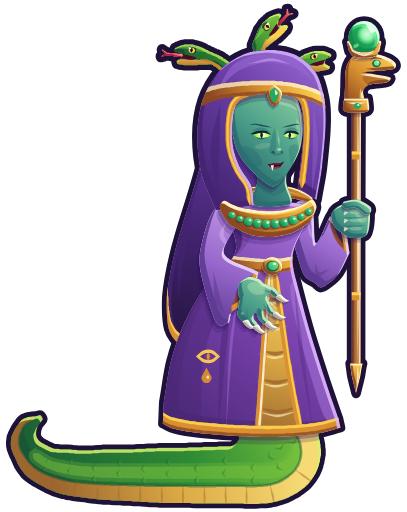

The script that saved this image:
# La prêtresse serpent (mon-meduse-sorts : clan de Méduse, terre, lanceuse de sorts, second rang ; elle pétrifie)
# redessinée en VECTORIEL lisse, dans le style moderne de l'interface (même outil, même trait, même échelle que les
# héros : ../../heros/atelier.py, ../../heros/kael/kael.py ; même clan qu'Ophira et Sarvik : mêmes écailles émeraude,
# même ventre jaune, même or, même violet, même peau de jade).
#
#   python3 refonte-graphique/ui-moderne/monstres/pretresse-serpent/pretresse-serpent.py
#   → pretresse-serpent.svg + public/art/vecto/mon-meduse-sorts.webp (512 px de haut) et mon-meduse-sorts-160.webp
#
# Même créature que le pixel art (refonte-graphique/pixel/hd/monstres/pretresse-serpent.txt) : une prêtresse naga
# mince et inquiétante, droite et immobile comme une statue. Buste très fin (épaules étroites, taille de guêpe) dans une
# longue robe violette fendue devant (on y voit les plaques jaunes du ventre du serpent), ceinture d'or à émeraude,
# ourlet d'or, un signe inventé brodé d'or sur le pan proche (un oeil de serpent et une goutte). Le corps de serpent sort
# sous la robe, tourne au sol devant elle et file vers la gauche, la pointe de la queue relevée en petit crochet. Grandes
# manches de prêtresse qui pendent sous les avant-bras (ourlet d'or) ; large collier d'or à perles d'émeraude (il fait
# le tour du cou). Visage long et étroit de jade, joues creuses, menton pointu, yeux verts luisants à pupille fendue
# sous des paupières lourdes, sourire mince et cruel aux lèvres sombres, la pointe d'un croc. Voile violet bordé d'or
# posé sur la tête (il encadre le visage et tombe dans le dos), diadème d'or à émeraude ; trois petits serpents sortent
# de la coiffe. Main lointaine serrée sur le sceptre tenu droit (doigts devant la tige, pouce par-dessus) ; main proche
# avancée devant la robe, longs doigts griffus recourbés vers le bas. Sceptre : tige de bronze, tête de serpent d'or de
# profil (gueule ouverte, croc, oeil d'émeraude), grosse pierre verte sertie sur sa tête, bague d'or, pointe en bas.
# Coordonnées = pixels de l'image du jeu (128 × 120, le point « pieds » en (64, 116), le sol y = 116), pour se poser au
# même endroit que le pixel art. Une seule lumière, en haut à droite ; un seul contour (atelier.py).
import math
import os
import subprocess
import sys

HERE = os.path.dirname(os.path.abspath(__file__))
HEROS = os.path.abspath(os.path.join(HERE, '..', '..', 'heros'))
sys.path.insert(0, HERE)
sys.path.insert(0, HEROS)
from atelier import Figure, Mat, sm, limb, ribbon, xf, ellipse, rpoly, mchain, mT, mR, mS, mapp, sides, bez, resample  # noqa: E402,F401
from outils import (bent, crpath, taper, union, poly_of, shape_of, smooth_path, tube_poly, normals, band_poly,  # noqa: E402,F401
                    shape_poly, fuse, geom_shapes)
from visage import placer, verifier  # noqa: E402

ROOT = os.path.abspath(os.path.join(HERE, '..', '..', '..', '..'))
ID = 'mon-meduse-sorts'

# ---------- matières (celles d'Ophira et de Sarvik, le même clan ; à elle : le voile plus sombre, la pierre verte) ----------
SKIN = Mat('#d8f4c8', '#8ccfa2', '#4ea28a', '#2b6e72', '#1a3c5a')            # peau de jade
SCALE = Mat('#d8f070', '#7cc63e', '#2e8c34', '#1a5c36', '#103636')           # écailles émeraude
SCALEB = Mat('#b8e05c', '#62ac3a', '#257830', '#164e34', '#0e3032')          # écailles des serpents du fond
BELLY = Mat('#fff8cc', '#f6da74', '#dcaa44', '#9c662e', '#5a3036')           # ventre jaune
GOLD = Mat('#fffbe0', '#fcd050', '#d89030', '#8e4822', '#46202a')            # or
PURPLE = Mat('#e2b8ff', '#b07ee0', '#7c44b0', '#4c2878', '#261642')          # robe
LILAC = Mat('#f0dcff', '#c8a0ec', '#9868cc', '#5e3a92', '#301c50')           # grandes manches (un violet plus clair)
VEIL = Mat('#d4b0f8', '#9a6ad4', '#6a3ea6', '#442472', '#24143e')            # voile (un violet plus profond)
EMER = Mat('#eaffd8', '#78e890', '#22a862', '#0e6450', '#08343a')            # émeraudes
STONE = Mat('#f0fff0', '#9cffb4', '#2fd070', '#138a4a', '#0a3a22')           # la pierre du sceptre
BRONZE = Mat('#fff6d8', '#e8b066', '#b8743c', '#6e3828', '#2e1a26')          # tige du sceptre
IVORY = Mat('#ffffff', '#f6f2e0', '#e2dcc4', '#a8a090', '#6a6070')           # griffes et croc
LIPS = ('#3c0c24', '#6e2040', '#9c4060')                                    # lèvres sombres
THROAT = '#4a0c26'
TONGUE = ('#ff9a9a', '#e0384a', '#9a1a34')
EYE = ('#fbffe0', '#d8ff7a', '#8cf03c', '#2f9a3a', '#0c2a18')                # coeur, clair, lueur, bord, pupille
LASH = '#0e2230'
VEN = ['#f6ffc8', '#b8ff58', '#6cd23c', '#2a9a4a', '#0e5a3e']                # venin (le vert du regard)

GRD = 116          # le sol
FEET = (64, 116)   # le point « pieds » du pixel art
FRAME = (12.0, 14.0, 81.0, 104.0)

# ---------- le visage (méthode commune, ../../heros/visage.py) ----------
# La boîte de la face (ovale du visage sans le voile, repère de la tête AVANT son ×1,1) : visage long et étroit.
FACE_BOX = (58.6, 34.6, 71.6, 53.0)
FACE_TOUR = 18
FACE_V = placer(FACE_BOX, tour=FACE_TOUR, l_oeil=0.24)
NECK_P = (66.0, 52.0)      # la tête tourne autour de ce point (haut du cou)
HK = 1.1                   # la tête un peu plus grande que le pixel art (comme les héros)

# ---------- le squelette (animation) ----------
# Une pose = ces réglages ; REST est la pose du dessin. Pixels du dessin, degrés (y vers le bas).
#   breath : souffle 0..1 ; lean : le buste se porte vers l'ennemi (+) (la robe se cisaille, le bas ne bouge pas) ;
#   wave : le corps de serpent caché sous la robe la bombe (+ vers la droite) ; rise : elle se dresse (la robe
#   s'allonge vers le haut) ; hook : le crochet de la queue se relève (+) ; hump : (0..1, hauteur) une petite bosse qui
#   court sur le corps posé au sol ; head / tilt : la tête ; blink : paupières ; flare : les yeux s'allument (0..1) ;
#   sn : décalage de la tête de chaque petit serpent ; tg : leur langue (0 rentrée .. 2 longue) ; gape : leur gueule ;
#   arm : le poing lointain (et le sceptre) se déplace ; stilt : le sceptre s'incline (degrés, + vers l'ennemi) ;
#   gem : la pierre brûle (0..1) ; nhand : la main proche se déplace ; curl : ses doigts se replient (+) ou
#   s'ouvrent (−) ; smile : le sourire s'étire.
REST = dict(breath=0.0, lean=0.0, wave=0.0, rise=0.0, hook=0.0, hump=(0.0, 0.0), head=(0.0, 0.0), tilt=0.0,
            blink=0.0, flare=0.0, sn=None, tg={'SA': 1.0, 'SB': 0.7, 'SC': 0.0}, gape=None, arm=(0.0, 0.0), stilt=0.0, gem=0.0,
            nhand=(0.0, 0.0), curl=0.0, smile=0.0)

HEM_Y = 102.0              # l'ourlet (la robe ne bouge pas sous cette ligne)
SHO_Y = 58.0               # la ligne des épaules
SN0, EN0, WN0 = (57.2, 58.6), (54.0, 67.2), (60.8, 72.6)      # bras proche : épaule, coude, poignet
SF0, EF0, WF0 = (71.6, 58.6), (74.4, 67.0), (79.4, 61.4)      # bras lointain
FIST0 = (82.6, 59.6)                                           # le poing lointain (sur la tige)
STAFF_X = 82.9


def rot(v, deg):
    a = math.radians(deg)
    return (v[0] * math.cos(a) - v[1] * math.sin(a), v[0] * math.sin(a) + v[1] * math.cos(a))


def add(a, b, k=1.0):
    return (a[0] + b[0] * k, a[1] + b[1] * k)


def lerp(a, b, t):
    return (a[0] + (b[0] - a[0]) * t, a[1] + (b[1] - a[1]) * t)


def norm(v):
    L = math.hypot(*v) or 1
    return (v[0] / L, v[1] / L)


def ik(S, W, L1, L2, bend):
    """Le coude (épaule S, poignet W, longueurs L1, L2), plié d'un côté (bend = ±1)."""
    d = math.dist(S, W)
    k = max(1.0, d / (L1 + L2 - 0.6))
    L1, L2 = L1 * k, L2 * k
    dd = max(abs(L1 - L2) + 0.01, min(L1 + L2 - 0.01, d))
    alpha = math.acos(max(-1, min(1, (L1 * L1 + dd * dd - L2 * L2) / (2 * L1 * dd))))
    th = math.atan2(W[1] - S[1], W[0] - S[0]) + bend * alpha
    return (S[0] + L1 * math.cos(th), S[1] + L1 * math.sin(th))


def bend_of(S, E, W):
    """Le côté du pli qui redonne le coude de repos."""
    a = ik(S, W, math.dist(S, E), math.dist(E, W), 1)
    b = ik(S, W, math.dist(S, E), math.dist(E, W), -1)
    return 1 if math.dist(a, E) < math.dist(b, E) else -1


BEND_N = bend_of(SN0, EN0, WN0)
BEND_F = bend_of(SF0, EF0, WF0)
LN = (math.dist(SN0, EN0), math.dist(EN0, WN0))
LF = (math.dist(SF0, EF0), math.dist(EF0, WF0))


def curve_pts(pts, n):
    """n+1 points réguliers sur la courbe souple qui passe par pts."""
    sh = []
    for i in range(len(pts) - 1):
        p0 = pts[max(0, i - 1)]
        p1, p2 = pts[i], pts[i + 1]
        p3 = pts[min(len(pts) - 1, i + 2)]
        c1 = (p1[0] + (p2[0] - p0[0]) / 6, p1[1] + (p2[1] - p0[1]) / 6)
        c2 = (p2[0] - (p3[0] - p1[0]) / 6, p2[1] - (p3[1] - p1[1]) / 6)
        seg = bez(p1, c1, c2, p2, 16)
        sh += seg if not sh else seg[1:]
    return resample(sh, n)


def curve_band(I, O, t0, t1):
    """La bande entre deux courbes (I : bord du haut, O : bord du bas, même nombre de points), de t0 à t1 en travers ;
    prolongée aux deux bouts (la découpe du morceau la ramène au bord : elle va d'un bord à l'autre)."""
    A = [lerp(a, b, t0) for a, b in zip(I, O)]
    B = [lerp(a, b, t1) for a, b in zip(I, O)]

    def ext(P):
        a, b = P[0], P[1]
        y, z = P[-1], P[-2]
        return [add(a, (a[0] - b[0], a[1] - b[1]), 3)] + P + [add(y, (y[0] - z[0], y[1] - z[1]), 3)]
    A, B = ext(A), ext(B)
    pts = A + B[::-1]
    return sm(pts, sharp=(0, len(A) - 1, len(A), len(pts) - 1), t=0.8)


def offset_line(pts, d):
    """La ligne décalée de d (à gauche du sens de marche, à l'écran : (dy, −dx) normalisé × −d)."""
    out = []
    n = len(pts)
    for i, p in enumerate(pts):
        a, b = pts[max(0, i - 1)], pts[min(n - 1, i + 1)]
        u = norm((b[0] - a[0], b[1] - a[1]))
        out.append((p[0] - u[1] * d, p[1] + u[0] * d))
    return out


# ======================================================================== la robe (rest), et sa déformation
def warp_fn(P):
    """La déformation de la robe (et de ce qu'elle porte) : rien sous l'ourlet ; au-dessus, le buste se porte de côté
    (lean), le ventre caché bombe la robe (wave), elle se dresse (rise), le souffle soulève le haut."""
    lean, wave, rise, br = P['lean'], P['wave'], P['rise'], P['breath']

    def W(p):
        x, y = p
        t = (HEM_Y - y) / (HEM_Y - SHO_Y)
        t = max(0.0, min(1.2, t))
        tc = min(1.0, t)
        dx = lean * t ** 1.3 + wave * math.sin(math.pi * tc) * 0.9
        up = max(0.0, min(1.0, (t - 0.55) / 0.45))
        up = up * up * (3 - 2 * up)
        dy = -rise * t - 0.6 * br * up
        return (x + dx, y + dy)
    return W


def robe_shapes():
    """La robe d'une seule forme (buste + jupe), et les lignes utiles (au repos)."""
    robe = sm([(56.4, 57.0), (64.8, 56.2), (73.8, 57.0), (72.6, 61.0), (70.9, 64.6), (70.2, 67.8), (71.0, 72.0),
               (73.4, 81.0), (76.4, 90.6), (79.4, 99.4), (79.8, 101.2), (75.0, 102.4), (68.0, 103.0), (60.0, 102.9),
               (52.0, 102.3), (46.6, 101.4), (44.4, 100.4), (44.6, 96.0), (46.0, 88.0), (48.6, 80.6), (52.6, 73.4),
               (57.4, 68.6), (59.0, 65.4), (58.2, 61.4)], sharp=(9, 10, 16, 17), t=0.9)
    return robe


HEM_L = [(44.4, 100.4), (46.6, 101.4), (52.0, 102.3), (60.0, 102.9), (68.0, 103.0), (75.0, 102.4), (79.8, 101.2)]
SLIT_L = [(65.4, 69.4), (65.0, 78.0), (64.2, 90.0), (63.2, 103.2)]
SLIT_R = [(66.6, 69.4), (67.8, 78.0), (69.6, 90.0), (72.0, 103.0)]
BELT_T = [(56.0, 66.6), (60.0, 67.2), (66.0, 67.6), (71.0, 67.0), (74.0, 66.4)]
BELT_B = [(56.0, 69.2), (60.0, 69.9), (66.0, 70.3), (71.0, 69.7), (74.0, 69.0)]


def robe_part(fig, P, W):
    robe = robe_shapes().map(W)
    det = []
    # le côté proche (gauche) dans l'ombre douce, le pan lointain éclairé (lumière en haut à droite)
    det += [(sm([W(p) for p in [(44.0, 101.6), (45.6, 90.0), (48.6, 80.6), (53.0, 72.8), (57.4, 68.8), (60.6, 70.2),
                                (55.6, 78.0), (52.4, 88.0), (51.2, 102.6)]]), PURPLE.shadow, 0.5),
            (sm([W(p) for p in [(71.4, 72.6), (73.2, 80.4), (76.0, 90.0), (78.6, 98.6), (76.6, 99.0), (73.6, 90.0),
                                (71.0, 80.6), (69.8, 73.4)]]), PURPLE.light, 0.45)]
    # deux plis doux qui tombent de la ceinture (jamais des rayures)
    det += [(ribbon([W(p) for p in [(59.0, 71.0), (56.6, 84.0), (55.4, 102.6)]], [0.2, 1.3, 0.5]), PURPLE.shadow, 0.55),
            (ribbon([W(p) for p in [(60.0, 71.6), (58.0, 84.6), (57.0, 102.6)]], [0.1, 0.55, 0.2]), PURPLE.light, 0.4),
            (ribbon([W(p) for p in [(70.6, 72.4), (72.0, 86.0), (74.4, 102.0)]], [0.1, 0.8, 0.3]), PURPLE.shadow, 0.35)]
    # la fente devant : le ventre du serpent en plaques jaunes, bordée d'or des deux côtés
    SL = [W(p) for p in SLIT_L]
    SR = [W(p) for p in SLIT_R]
    slit = sm(SL + [W((67.6, 104.6))] + SR[::-1], sharp=(0, len(SL) - 1, len(SL) + 1, len(SL) * 2), t=0.8)
    det += [(slit, ('lin', SR[0][0] + 2, SR[0][1], SL[-1][0] - 2, SL[-1][1], [(0, BELLY.light), (0.5, BELLY.base), (1, BELLY.shadow)]), 1)]
    for k, y in enumerate((75.0, 80.2, 85.6, 91.2, 97.0)):
        a, b = lerp(SL[0], SL[-1], (y - 69.4) / 33.8), lerp(SR[0], SR[-1], (y - 69.4) / 33.8)
        m = lerp(a, b, 0.5)
        m = (m[0], m[1] + 0.7 + 0.12 * k)
        det += [(ribbon([add(a, (-1, 0)), m, add(b, (1, 0))], [0.2, 0.75, 0.2]), BELLY.shadow, 0.8),
                (ribbon([add(a, (-1, 0.8)), (m[0], m[1] + 0.8), add(b, (1, 0.8))], [0.1, 0.5, 0.1]), BELLY.hi, 0.6)]
    det += [(ribbon(curve_pts(SL, 12), [0.4] + [1.25] * 11 + [1.1]), GOLD.base, 1),
            (ribbon(curve_pts([add(p, (0.25, 0)) for p in SL], 12), [0.1] + [0.45] * 11 + [0.3]), GOLD.hi, 0.85),
            (ribbon(curve_pts(SR, 12), [0.4] + [1.25] * 11 + [1.1]), GOLD.base, 1),
            (ribbon(curve_pts([add(p, (0.3, -0.1)) for p in SR], 12), [0.1] + [0.45] * 11 + [0.3]), GOLD.light, 0.9)]
    # l'ourlet d'or (il suit le bas de la robe, d'un bord à l'autre)
    HL = curve_pts([W(p) for p in HEM_L], 24)
    HU = [add(p, (0, -2.2)) for p in HL]
    det += [(curve_band(HU, HL, 0.0, 1.6), GOLD.base, 1), (curve_band(HU, HL, 0.0, 0.28), GOLD.light, 0.95),
            (curve_band(HU, HL, 0.72, 1.6), GOLD.shadow, 0.8)]
    # la ceinture d'or (une courbe en perspective qui fait le tour de la taille)
    BT = curve_pts([W(p) for p in BELT_T], 20)
    BB = curve_pts([W(p) for p in BELT_B], 20)
    det += [(curve_band(BT, BB, 0.0, 1.0), ('lin', 74, 66, 58, 70, [(0, GOLD.light), (0.5, GOLD.base), (1, GOLD.shadow)]), 1),
            (curve_band(BT, BB, 0.0, 0.25), GOLD.hi, 0.75), (curve_band(BT, BB, 0.78, 1.0), GOLD.shadow, 0.85)]
    # le signe brodé d'or sur le pan proche : un oeil de serpent (amande, pupille fendue) et une goutte dessous
    cx, cy = W((53.4, 87.0))
    almond = sm([(cx - 2.4, cy), (cx - 0.8, cy - 1.25), (cx + 0.9, cy - 1.2), (cx + 2.4, cy), (cx + 0.9, cy + 1.2),
                 (cx - 0.8, cy + 1.25)], sharp=(0, 3), t=0.9)
    inner = sm([(cx - 1.6, cy), (cx - 0.6, cy - 0.62), (cx + 0.7, cy - 0.6), (cx + 1.6, cy), (cx + 0.7, cy + 0.6),
                (cx - 0.6, cy + 0.62)], sharp=(0, 3), t=0.9)
    ring_ = almond.hole(inner)
    ring_.evenodd = True
    slitp = sm([(cx + 0.05, cy - 0.85), (cx + 0.38, cy), (cx + 0.05, cy + 0.85), (cx - 0.28, cy)], sharp=(0, 2), t=0.9)
    dropc = (cx - 0.3, cy + 4.2)
    dr = sm([(dropc[0], dropc[1] - 2.0), (dropc[0] + 0.95, dropc[1] - 0.1), (dropc[0] + 0.7, dropc[1] + 0.8),
             (dropc[0], dropc[1] + 1.1), (dropc[0] - 0.7, dropc[1] + 0.8), (dropc[0] - 0.95, dropc[1] - 0.1)], sharp=(0,), t=0.9)
    det += [(ring_, GOLD.light, 0.95), (slitp, GOLD.base, 1), (dr, GOLD.base, 0.95),
            (ellipse(dropc[0] + 0.3, dropc[1] - 0.1, 0.25, 0.35), GOLD.hi, 0.8)]
    fig.part('robe', robe, PURPLE, grad=(80, 58, 46, 102, [(0, PURPLE.light), (0.45, PURPLE.base), (1, PURPLE.shadow)]),
             cel=1.5, rim=0.7, cast=1.2, details=det, occl=(PURPLE.deep, 0.18, 3.0))
    # la boucle de la ceinture : une émeraude ovale sertie d'or, sur la médiane
    bc = W((66.2, 69.0))
    fig.part('buckle', ellipse(bc[0], bc[1], 2.0, 1.75), GOLD, cel=0.5, rim=0.4, cast=0.7, cast_on=['robe'],
             details=[(ellipse(bc[0] + 0.05, bc[1] + 0.05, 1.3, 1.1), EMER.shadow, 1),
                      (ellipse(bc[0] + 0.15, bc[1] - 0.1, 1.0, 0.85), ('lin', bc[0] + 1, bc[1] - 1, bc[0] - 1, bc[1] + 1, [(0, EMER.light), (1, EMER.base)]), 1),
                      (ellipse(bc[0] + 0.45, bc[1] - 0.4, 0.32, 0.25), EMER.hi, 0.95)])
    return SL, SR


# ======================================================================== le corps de serpent (au sol)
# Points clés (x, y, largeur) de la ligne du milieu : il descend sous la robe, sort à droite devant elle, tourne au sol
# et file vers la gauche, posé à plat ; la pointe se relève en petit crochet.
BODY0 = [(62.0, 92.0, 15.0), (67.0, 100.5, 14.0), (69.6, 106.4, 12.6), (66.0, 110.2, 11.6), (57.0, 110.6, 11.4),
         (46.0, 110.7, 11.0), (35.0, 110.6, 10.2), (26.6, 110.2, 9.2)]
HOOK0 = [(20.6, 108.6, 7.6), (17.0, 105.0, 5.6), (17.2, 101.4, 3.8), (19.8, 99.4, 1.4)]
HOOK_BASE = (22.0, 109.0)


def body_keys(P):
    keys = []
    hp, ha = P['hump']
    n = len(BODY0) - 1
    for i, (x, y, w) in enumerate(BODY0):
        u = i / n
        dx = 0.0
        if i <= 2:
            dx = P['wave'] * 0.5 * (1 - i / 2)
        bump = ha * math.exp(-((u - hp) / 0.2) ** 2) if i >= 3 else 0.0
        keys.append((x + dx, y - bump, w - 0.4 * bump))
    for i, (x, y, w) in enumerate(HOOK0):
        u = (i + 1) / len(HOOK0)
        r = rot((x - HOOK_BASE[0], y - HOOK_BASE[1]), P['hook'] * 9 * u)
        keys.append((HOOK_BASE[0] + r[0], HOOK_BASE[1] + r[1], w))
    return keys


def scale_crescents(c, ws, i0, i1, every=6.0, side=1):
    """Les écailles (comme Ophira et Sarvik) : de petites écailles en arc, en quinconce sur le dos, peu nombreuses et
    douces (jamais des rayures) : un arc sombre et, juste devant, son bord éclairé."""
    out = []
    nb = normals(c)
    row = 0
    i = i0
    while i < i1:
        p, w, (nx, ny) = c[i], ws[i], nb[i]
        tx, ty = -ny, nx
        for f_ in ((0.5, 0.05) if row % 2 == 0 else (0.25, -0.2)):
            off = -side * f_ * w / 2
            q = (p[0] + nx * off, p[1] + ny * off)
            r = max(0.55, w * 0.075)
            ang = math.degrees(math.atan2(ty, tx))
            arc = xf(ribbon([(-r * 0.2, -r * 1.2), (r * 0.55, 0), (-r * 0.2, r * 1.2)], [0.05, r * 0.5, 0.05]), q[0], q[1], ang)
            lip = xf(ribbon([(-r * 0.75, -r * 1.0), (-r * 0.05, 0), (-r * 0.75, r * 1.0)], [0.05, r * 0.32, 0.05]), q[0], q[1], ang)
            out.append((arc, lip))
        row += 1
        i += max(2, int(every * (0.55 + 0.45 * w / 13) / 0.7))
    return out


def body_part(fig, P):
    keys = body_keys(P)
    c, ws = smooth_path(keys, step=0.7)
    poly = tube_poly(c, ws).buffer(2.2, join_style=1).buffer(-2.2, join_style=1)     # creux arrondis (aucune encoche)
    shape = shape_poly(poly, step=1.0)
    nb = normals(c)
    n = len(c)
    det = []
    # le volume : le dos rond éclairé (une bande claire décalée vers la lumière)
    L = (0.6, -0.8)
    lit_c, lit_w = [], []
    for i in range(n):
        nx, ny = nb[i]
        d = nx * L[0] + ny * L[1]
        off = (0.15 + 0.3 * d) * ws[i] / 2
        lit_c.append((c[i][0] + nx * off, c[i][1] + ny * off))
        lit_w.append(ws[i] * 0.22)
    lit = tube_poly(lit_c[8:-14], lit_w[8:-14]).intersection(poly)
    det.append((shape_poly(lit.buffer(0.7).intersection(poly), step=1.2), SCALE.light, 0.28))
    det.append((shape_poly(lit, step=1.2), SCALE.light, 0.45))
    # le ventre : une bande de plaques jaunes du côté extérieur du virage (dessous, au sol ; dehors, au crochet)
    side = 1
    i0 = 6
    i1 = n - 2
    A, B = [], []
    for i in range(i0, i1 + 1):
        u = min(1.0, (i - i0) / 10.0)
        u = u * u * (3 - 2 * u)
        f0, f1 = 1.2, 1.2 - (1.2 - 0.38) * u
        p, w, (nx, ny) = c[i], ws[i], nb[i]
        A.append((p[0] + side * nx * w / 2 * f0, p[1] + side * ny * w / 2 * f0))
        B.append((p[0] + side * nx * w / 2 * f1, p[1] + side * ny * w / 2 * f1))
    from shapely.geometry import Polygon
    bpoly = Polygon(A + B[::-1]).buffer(0).intersection(poly)
    belly = shape_poly(bpoly, step=0.8)
    det.append((belly, ('lin', 70, 104, 24, 116, [(0, BELLY.light), (0.5, BELLY.base), (1, BELLY.shadow)]), 1))
    # les plaques : de petits traits doux en travers de la bande
    for i in range(i0 + 8, i1 - 3, 6):
        p, w, (nx, ny) = c[i], ws[i], nb[i]
        a = (p[0] + side * nx * w / 2 * 1.25, p[1] + side * ny * w / 2 * 1.25)
        b = (p[0] + side * nx * w / 2 * 0.3, p[1] + side * ny * w / 2 * 0.3)
        det.append((ribbon([a, lerp(a, b, 0.5), b], [0.1, 0.4, 0.1]), BELLY.shadow, 0.45))
    # la limite ventre / écailles : un liseré sombre doux
    det.append((ribbon(B[2:], [0.1] + [0.5] * (len(B) - 4) + [0.1]), SCALE.shadow, 0.5))
    for arc, lip in scale_crescents(c, ws, 12, n - 10, side=side):
        det.append((arc, SCALE.shadow, 0.32))
        det.append((lip, SCALE.light, 0.25))
    fig.part('body', shape, SCALE, grad=(74, 96, 20, 118, [(0, SCALE.light), (0.45, SCALE.base), (1, SCALE.shadow)]),
             cel=1.5, rim=0.7, cast=0, details=det, occl=(SCALE.deep, 0.2, 2.6))
    return c, ws


# ======================================================================== les manches
def sleeve_geom(S, E, W, hang, cuff=(3.0, 3.4)):
    """Une grande manche de prêtresse d'UNE seule forme : le bras (épaule → coude → poignet) dans un tissu qui s'élargit
    jusqu'au poignet, et la poche de tissu qui PEND sous l'avant-bras (toujours vers le bas : la pesanteur) jusqu'au
    bas de l'ouverture. Rend (forme, haut et bas de l'ouverture, sens de l'avant-bras, point bas de la poche)."""
    u = norm((W[0] - E[0], W[1] - E[1]))
    n_up = (-u[1], u[0]) if -u[1] * 0 + u[0] * 1 < 0 else (u[1], -u[0])
    if n_up[1] > 0:
        n_up = (-n_up[0], -n_up[1])
    nd = (-n_up[0], -n_up[1])
    v = norm((E[0] - S[0], E[1] - S[1]))
    pa, pb = (-v[1], v[0]), (v[1], -v[0])
    inner = pa if pa[0] * u[0] + pa[1] * u[1] > 0 else pb
    outer = (-inner[0], -inner[1])
    ic = norm((inner[0] + n_up[0], inner[1] + n_up[1]))
    # quand l'avant-bras se dresse, la poche pend sous le coude (et moins bas) : le tissu tombe toujours
    hz = min(1.0, abs(u[0]) / 0.62) ** 1.5
    T = add(add(W, n_up, cuff[0]), u, 0.6)
    B = add(add(add(W, nd, cuff[1] * (0.7 + 0.3 * hz)), u, -0.3), (0, 2.6 * hz))
    L = add(lerp(E, W, 0.4 * hz), (-0.6 * hz, 2.5 + (hang - 2.5) * hz))
    oE = add(add(E, outer, 2.5), (0, 1.8))
    mid = lerp(T, B, 0.5)
    pts = [add(S, (0, -2.6)), add(S, inner, 2.7), add(E, ic, 2.7), T, add(mid, u, 1.5), B,
           add(lerp(B, L, 0.45), (0.4, 1.4 * hz)), add(L, (1.3, -0.1)), add(L, (0.0, 0.5)), add(L, (-1.3, -0.5)),
           add(lerp(L, oE, 0.5), (-0.9 * hz, 0.2)), oE,
           add(lerp(S, E, 0.55), outer, 2.9), add(S, outer, 2.7)]
    shape = sm(pts, sharp=(3, 5), t=0.9)
    return shape, (T, B), u, L, hz


def sleeve_part(fig, name, S, E, W, hang, cuff=(3.0, 3.4), cast_on=None):
    shape, (T, B), u, Lw, hz = sleeve_geom(S, E, W, hang, cuff)
    det = []
    # l'ouverture vue de trois quarts : l'intérieur sombre (entre la lèvre de devant, sur le bord, et celle du fond),
    # l'ourlet d'or sur les deux lèvres (il fait le tour de l'ouverture)
    mid = lerp(T, B, 0.5)
    front = curve_pts([T, add(mid, u, 1.5), B], 14)
    backl = curve_pts([T, add(mid, u, -0.9), B], 14)
    det += [(sm(front + backl[::-1][1:-1], sharp=(0, len(front) - 1), t=0.9), LILAC.deep, 0.95),
            (ribbon(backl, [0.1] + [0.75] * 13 + [0.1]), GOLD.shadow, 0.9),
            (ribbon(offset_line(front, 0.0), [0.6] + [2.0] * 13 + [0.6]), GOLD.base, 1),
            (ribbon(offset_line(front, 0.0)[1:8], [0.1, 0.7, 0.8, 0.8, 0.7, 0.5, 0.1]), GOLD.light, 0.9)]
    # le pli doux de la poche (le tissu tombe en un creux), le haut du bras éclairé
    det += [(ribbon([lerp(E, Lw, 0.2), lerp(E, Lw, 0.65), add(lerp(Lw, B, 0.35), (0, -1.0))], [0.2, 1.1, 0.2]), LILAC.shadow, 0.55 * hz),
            (ribbon([lerp(S, E, 0.15), lerp(S, E, 0.6), lerp(E, T, 0.55)], [0.1, 0.9, 0.1]).move(0.9, -0.7), LILAC.hi, 0.3)]
    fig.part(name, shape, LILAC, cel=1.3, rim=0.6, cast=1.1, details=det, cast_on=cast_on)
    return T, B


# ======================================================================== le sceptre (au repos : vertical, poing en FIST0)
def staff_parts(fig, P, M, glow):
    """Tige de bronze, bague d'or, tête de serpent d'or de profil (gueule ouverte, croc, oeil d'émeraude), grosse pierre
    verte sertie sur sa tête, pointe d'or en bas. M : la pose du sceptre (matrice)."""
    x = STAFF_X
    names = []
    shaft = sm([(x - 0.95, 34.0), (x + 0.95, 34.0), (x + 0.9, 89.0), (x - 0.9, 89.0)], sharp=(0, 1, 2, 3), t=0.3)
    det = [(ribbon([(x + 0.35, 36.0), (x + 0.4, 60.0), (x + 0.35, 88.0)], [0.1, 0.5, 0.1]), BRONZE.hi, 0.8)]
    for y in (47.0, 75.0):
        det += [(sm([(x - 2, y - 0.8), (x + 2, y - 0.8), (x + 2, y + 0.8), (x - 2, y + 0.8)], sharp=(0, 1, 2, 3), t=0.2), GOLD.base, 1),
                (sm([(x - 2, y - 0.8), (x + 2, y - 0.8), (x + 2, y - 0.25), (x - 2, y - 0.25)], sharp=(0, 1, 2, 3), t=0.2), GOLD.light, 1)]
    fig.part('shaft', shaft, BRONZE, grad=(x + 1, 40, x - 1, 40, [(0, BRONZE.light), (0.5, BRONZE.base), (1, BRONZE.shadow)]),
             cel=0.5, rim=0.35, cast=0.8, details=det)
    names.append('shaft')
    tip = sm([(x - 1.25, 88.4), (x + 1.25, 88.4), (x + 0.9, 90.6), (x, 94.4), (x - 0.9, 90.6)], sharp=(0, 1, 3), t=0.7)
    fig.part('spike', tip, GOLD, cel=0.5, rim=0.4, cast=0.5,
             details=[(ribbon([(x + 0.3, 88.8), (x + 0.35, 91.0), (x + 0.05, 93.6)], [0.1, 0.4, 0.05]), GOLD.hi, 0.85)])
    names.append('spike')
    # la tête de serpent d'or, de profil vers l'ennemi : le cou monte de la bague en se cambrant, le crâne long et
    # plat, le museau arrondi, la gueule ouverte (mâchoire du bas un peu tombée), un croc qui part de la mâchoire du haut
    head = sm([(x - 2.0, 37.0), (x - 2.2, 33.0), (x - 2.0, 29.6), (x - 0.8, 27.4), (x + 1.6, 26.6), (x + 4.6, 26.9),
               (x + 6.8, 27.7), (x + 7.9, 28.7), (x + 7.8, 29.5), (x + 6.6, 29.9), (x + 1.2, 30.4),
               (x + 6.4, 31.3), (x + 6.8, 31.9), (x + 5.8, 32.5), (x + 2.6, 32.9), (x + 1.4, 34.2), (x + 1.6, 37.0)],
              sharp=(10,), t=0.85)
    hd = []
    mouth = sm([(x + 1.2, 30.4), (x + 6.6, 29.9), (x + 7.6, 29.7), (x + 7.0, 30.8), (x + 6.4, 31.3)], sharp=(0, 4), t=0.8)
    hd += [(mouth, THROAT, 1),
           (sm([(x + 2.6, 30.5), (x + 6.6, 30.3), (x + 6.2, 30.95), (x + 3.0, 30.8)], t=0.9), '#8e2a44', 0.75),
           # le croc d'ivoire : il part de la mâchoire du haut, dans la gueule
           (sm([(x + 5.3, 30.02), (x + 6.1, 29.95), (x + 5.55, 31.15)], sharp=(0, 1, 2), t=0.5), IVORY.light, 1),
           # le dessus du crâne éclairé ; l'arcade au-dessus de l'oeil d'émeraude (vers l'avant de la tête) ; la narine
           (ribbon([(x - 0.6, 28.0), (x + 2.0, 27.2), (x + 5.2, 27.4), (x + 7.2, 28.3)], [0.1, 0.6, 0.5, 0.1]), GOLD.hi, 0.75),
           (ribbon([(x + 2.6, 27.9), (x + 4.0, 27.45), (x + 5.4, 27.8)], [0.1, 0.45, 0.1]), GOLD.shadow, 0.85),
           (ellipse(x + 4.0, 28.65, 0.85, 0.72), EMER.shadow, 1), (ellipse(x + 4.12, 28.55, 0.62, 0.52), EMER.light, 1),
           (ellipse(x + 4.3, 28.35, 0.2, 0.16), '#ffffff', 0.95),
           (ellipse(x + 7.1, 28.35, 0.28, 0.16, 20), GOLD.deep, 0.8),
           # la mâchoire du bas, plus sombre ; le cou : un reflet doux le long de la gorge
           (sm([(x + 1.4, 31.2), (x + 6.4, 31.5), (x + 6.6, 32.0), (x + 5.0, 32.6), (x + 2.4, 32.9)], t=0.9), GOLD.shadow, 0.45),
           (ribbon([(x + 0.8, 33.6), (x + 1.0, 35.2), (x + 0.9, 36.8)], [0.1, 0.6, 0.2]), GOLD.light, 0.7),
           (ribbon([(x - 1.6, 31.0), (x - 1.8, 34.0), (x - 1.4, 36.6)], [0.1, 0.6, 0.2]), GOLD.shadow, 0.5)]
    fig.part('shead', head, GOLD, grad=(x + 6, 26, x - 3, 36, [(0, GOLD.light), (0.5, GOLD.base), (1, GOLD.shadow)]),
             cel=0.7, rim=0.5, cast=0.9, details=hd, cast_on=['shaft'])
    names.append('shead')
    # la bague d'or sous la tête
    ring_ = sm([(x - 2.4, 35.6), (x + 2.4, 35.6), (x + 2.6, 37.8), (x + 1.6, 38.4), (x - 1.6, 38.4), (x - 2.6, 37.8)], sharp=(0, 1), t=0.7)
    fig.part('sring', ring_, GOLD, cel=0.5, rim=0.4, cast=0.7, cast_on=['shaft', 'shead'],
             details=[(ribbon([(x - 2.0, 36.4), (x, 36.6), (x + 2.2, 36.4)], [0.1, 0.45, 0.1]), GOLD.hi, 0.85),
                      (ellipse(x + 0.2, 37.1, 0.75, 0.6), EMER.base, 1), (ellipse(x + 0.4, 36.9, 0.25, 0.2), EMER.hi, 0.9)])
    names.append('sring')
    # la pierre verte sertie sur la tête : un gros cabochon, ses griffes d'or
    gx, gy, gr = x + 1.6, 23.4, 3.1
    g = glow
    gem = ellipse(gx, gy, gr, gr * 1.02)
    gd = [(ellipse(gx - 0.5, gy + 0.6, gr * 0.85, gr * 0.85), STONE.shadow, 0.6),
          (ellipse(gx + 0.5, gy - 0.4, gr * 0.62, gr * 0.6), ('rad', gx + 0.6, gy - 0.6, gr * 0.7, gr * 0.7, [(0, STONE.hi), (0.5, STONE.light), (1, STONE.light, 0)]), 0.9),
          (sm([(gx + 0.4, gy - 2.6), (gx + 2.2, gy - 1.4), (gx + 1.4, gy - 0.9)], t=0.9), '#ffffff', 0.8),
          (ellipse(gx - 1.6, gy + 1.7, 0.6, 0.4, -30), STONE.light, 0.55)]
    if g > 0:
        gd.append((gem, ('rad', gx, gy, gr, gr, [(0, '#ffffff', 0.9 * g), (0.5, STONE.light, 0.7 * g), (1, STONE.base, 0.2 * g)]), 1))
    fig.part('gem', gem, STONE, grad=(gx + gr, gy - gr, gx - gr, gy + gr, [(0, STONE.light), (0.5, STONE.base), (1, STONE.shadow)]),
             cel=0.9, rim=0.55, cast=0.8, details=gd, cast_on=['shead'])
    names.append('gem')
    # la sertissure : une coupe d'or basse posée sur le crâne, deux petites griffes qui tiennent la pierre
    setting = union(sm([(gx - 3.0, gy + 2.0), (gx - 1.2, gy + 2.9), (gx + 1.2, gy + 2.9), (gx + 3.0, gy + 2.0),
                        (gx + 2.4, gy + 3.7), (gx, gy + 4.1), (gx - 2.4, gy + 3.7)], sharp=(0, 3), t=0.9),
                    limb([(gx - 2.6, gy + 2.6), (gx - 3.15, gy + 1.0)], [0.9, 0.55]),
                    limb([(gx + 2.6, gy + 2.6), (gx + 3.15, gy + 1.0)], [0.9, 0.55]), step=0.25, smooth=0.3)
    fig.part('setting', setting, GOLD, cel=0.4, rim=0.35, cast=0.6, cast_on=['gem', 'shead'],
             details=[(ribbon([(gx - 2.0, gy + 3.1), (gx, gy + 3.6), (gx + 2.2, gy + 3.0)], [0.1, 0.4, 0.1]), GOLD.hi, 0.8)])
    names.append('setting')
    fig.pose(names, M)
    return names, mapp(M, (gx, gy))


def fist_part(fig, F, ang):
    """Le poing lointain serré sur la tige : le dos des doigts devant la tige, le pouce par-dessus (repère du poing
    tourné de `ang` avec le sceptre)."""
    def T(p):
        r = rot(p, ang)
        return (F[0] + r[0], F[1] + r[1])
    body = sm([T(p) for p in [(-3.0, -2.6), (0.6, -3.4), (2.8, -2.4), (3.0, 1.0), (2.2, 3.4), (-0.6, 3.8), (-2.8, 2.6),
                              (-4.2, 1.2), (-4.6, -1.0)]], t=0.95)
    det = [(ellipse(*T((1.4, -1.2)), 1.2, 2.0, ang - 8), SKIN.hi, 0.3)]
    for y0, y1 in ((-1.9, -0.3), (-0.3, 1.3), (1.3, 2.9)):
        det += [(ribbon([T((-2.4, y1)), T((-0.2, y1 + 0.2)), T((2.2, y1 - 0.1))], [0.1, 0.45, 0.1]), SKIN.shadow, 0.6),
                (ellipse(*T((0.2, (y0 + y1) / 2 - 0.2)), 1.3, 0.42, ang), SKIN.hi, 0.3)]
    # les petites griffes d'ivoire au bout des doigts repliés (contre la tige, à gauche)
    for y in (-1.2, 0.4, 2.0):
        det += [(sm([T((-2.0, y - 0.35)), T((-1.2, y - 0.1)), T((-2.1, y + 0.45))], sharp=(1,), t=0.7), IVORY.base, 0.9)]
    fig.part('fist', body, SKIN, grad=(F[0] + 3, F[1] - 3, F[0] - 3, F[1] + 4, [(0, SKIN.light), (0.5, SKIN.base), (1, SKIN.shadow)]),
             cel=0.8, rim=0.5, cast=0.8, cast_on=['shaft', 'fsleeve'], details=det)
    thumb = limb([T((2.4, -1.8)), T((0.4, -3.0)), T((-1.8, -2.8))], [1.9, 1.7, 1.4])
    fig.part('fthumb', thumb, SKIN, cel=0.4, rim=0.4, cast=0.6, cast_on=['fist', 'shaft'])
    return ['fist', 'fthumb']


# ======================================================================== la main proche, en griffe vers le bas
HANDN = dict(
    W0=WN0,
    palm=[(59.4, 72.6), (61.6, 71.0), (64.2, 71.6), (65.8, 73.8), (65.6, 76.6), (63.6, 77.8), (61.0, 77.4), (59.4, 75.4)],
    fingers=[([(60.4, 76.4), (59.8, 79.6), (60.6, 82.0)], 1.75, -1),
             ([(62.0, 77.2), (62.0, 80.8), (63.0, 83.2)], 1.85, -1),
             ([(63.8, 77.2), (64.6, 80.4), (65.8, 82.4)], 1.75, -1),
             ([(65.2, 76.0), (66.6, 78.6), (67.8, 80.2)], 1.55, -1)],
    thumb=([(65.0, 73.4), (67.2, 74.2), (68.4, 76.2)], 1.8, -1),
)


def hand_geom(Wr, rotd, curl, spec, k=0.86):
    """La géométrie d'une main en griffe (comme Ophira) : paume + doigts + pouce d'UNE seule forme, et les griffes."""
    W0h = spec['W0']

    def T(p):
        r = rot(((p[0] - W0h[0]) * k, (p[1] - W0h[1]) * k), rotd)
        return (Wr[0] + r[0], Wr[1] + r[1])
    palm = sm([T(p) for p in spec['palm']], t=0.9)
    digits, claws, creases = [], [], []
    for pts, w, hook in spec['fingers'] + [spec['thumb']]:
        a, b, c = pts
        d = (c[0] - b[0], c[1] - b[1])
        dc = rot(d, hook * (16 + 30 * curl))
        c2 = (b[0] + dc[0], b[1] + dc[1])
        ap, bp, cp = T(a), T(b), T(c2)
        w = w * k
        digits.append(limb([ap, lerp(ap, bp, 0.5), bp, lerp(bp, cp, 0.5), cp], [w, w * 0.95, w * 0.88, w * 0.8, w * 0.72]))
        u = (cp[0] - bp[0], cp[1] - bp[1])
        L = math.hypot(*u) or 1
        u = (u[0] / L, u[1] / L)
        n = (-u[1] * hook, u[0] * hook)
        base = (cp[0] - u[0] * 0.5, cp[1] - u[1] * 0.5)
        tip = (cp[0] + u[0] * 1.7 + n[0] * 0.8, cp[1] + u[1] * 1.7 + n[1] * 0.8)
        ww = w * 0.36
        claws.append(sm([(base[0] - n[0] * ww - u[0] * 0.2, base[1] - n[1] * ww - u[1] * 0.2),
                         (cp[0] + u[0] * 1.1 - n[0] * 0.2, cp[1] + u[1] * 1.1 - n[1] * 0.2), tip,
                         (cp[0] + u[0] * 0.7 + n[0] * ww, cp[1] + u[1] * 0.7 + n[1] * ww),
                         (base[0] + n[0] * ww, base[1] + n[1] * ww)], sharp=(2,), t=0.85))
        creases.append((ap, bp, cp, w))
    shape = union(palm, *digits, step=0.3, smooth=0.3)
    return shape, claws, creases, T


def hand_part(fig, Wr, rotd, curl):
    shape, claws, creases, T = hand_geom(Wr, rotd, curl, HANDN)
    det = []
    for a, b, c, w in creases:
        det.append((ribbon([lerp(a, b, 0.15), b, lerp(b, c, 0.6)], [0.1, 0.42, 0.1]).move(-w * 0.4, w * 0.15), SKIN.shadow, 0.5))
        det.append((ellipse(b[0] + 0.3, b[1] - 0.2, w * 0.24, w * 0.16), SKIN.hi, 0.3))
    det.append((ellipse(*T((63.4, 73.6)), 1.8, 1.2, rotd + 20), SKIN.hi, 0.3))
    fig.part('nhand', shape, SKIN, grad=(Wr[0] + 6, Wr[1] - 2, Wr[0] - 2, Wr[1] + 10, [(0, SKIN.light), (0.5, SKIN.base), (1, SKIN.shadow)]),
             cel=0.9, rim=0.5, cast=1.0, details=det, cast_on=['robe', 'buckle', 'nsleeve'])
    names = ['nhand']
    for i, cl in enumerate(claws):
        fig.part('nclaw%d' % i, cl, IVORY, cel=0.3, rim=0.3, cast=0.35)
        names.append('nclaw%d' % i)
    return names


# ======================================================================== les petits serpents de la coiffe
# Trois seulement (Méduse en a six). Ils sortent de la coiffe, de derrière le dôme du voile (leurs racines sont
# cachées dessous) : celui de gauche part vers l'arrière, celui du milieu se dresse, celui de droite file vers l'ennemi.
# Repère de la tête (avant son ×1,1). Par serpent : la ligne, le sens de la tête (+1 droite, −1 gauche), l'angle de la
# tête au repos, la taille.
SNAKES = {
    'SA': ([(60.0, 33.6), (57.8, 31.0), (56.0, 29.0), (54.0, 28.0)], -1, 194, 0.62),
    'SB': ([(64.6, 32.4), (63.6, 29.4), (63.8, 26.8), (64.8, 25.0)], 1, -52, 0.64),
    'SC': ([(69.4, 33.4), (70.8, 31.4), (71.8, 30.2), (72.8, 29.6)], 1, -18, 0.6),
}


def snake_head_shapes(gape, k):
    """La tête d'un petit serpent dans son repère (cou à l'origine, museau vers +x, dessus vers −y) (celle d'Ophira)."""
    g = gape

    def lo(p):
        r = rot((p[0] - 3.2, p[1] - 0.6), 14 * g)
        return (r[0] + 3.2, r[1] + 0.6)
    K = lambda pts: [(x * k, y * k) for x, y in pts]  # noqa: E731
    sil = sm(K([(-2.6, -1.4), (0.2, -2.4), (2.6, -3.1), (5.6, -3.3), (8.6, -2.6), (10.9, -1.1), (10.7, -0.2), (8.8, 0.25),
                lo((8.2, 1.0)), lo((9.8, 2.2)), lo((9.2, 3.1)), lo((5.8, 3.3)), lo((2.4, 2.9)), (0.0, 2.3), (-2.6, 1.4)]),
             sharp=(5, 8, 9), t=0.85)
    mouth = sm(K([(3.4, 0.6), (8.8, 0.25), lo((8.2, 1.0)), lo((5.2, 1.4))]), sharp=(1, 2), t=0.8)
    jaw = sm(K([lo((3.0, 1.2)), lo((8.4, 1.5)), lo((9.8, 2.2)), lo((9.2, 3.1)), lo((5.8, 3.3)), lo((2.4, 2.9)), (0.0, 2.3), (-2.0, 1.4)]),
             sharp=(2,), t=0.85)
    top = sm(K([(-0.6, -1.9), (1.4, -2.5), (5.6, -3.0), (8.6, -2.3), (10.2, -1.2), (7.4, -1.6), (4.0, -1.5)]), t=0.85)
    return sil, mouth, jaw, top


def snake_parts(fig, P):
    sn = P['sn'] or {}
    tg = P['tg'] or {}
    gp = P['gape'] or {}
    names = []
    for k_, (pts, face, a0, size) in SNAKES.items():
        dx, dy = sn.get(k_, (0.0, 0.0))
        n = len(pts) - 1
        moved = [(p[0] + dx * (i / n) ** 1.3, p[1] + dy * (i / n) ** 1.3) for i, p in enumerate(pts)]
        line = crpath(moved, n=16)
        ws = [2.8 - 0.6 * (i / 16) for i in range(17)]
        mat = SCALEB if k_ == 'SA' else SCALE
        body = limb(line, ws)
        ta = math.degrees(math.atan2(line[-1][1] - line[-4][1], line[-1][0] - line[-4][0]))
        da = ((a0 - ta + 180) % 360) - 180
        ang = ta + da * 0.75 + dy * 3 * face
        u = (math.cos(math.radians(ang)), math.sin(math.radians(ang)))
        nk = line[-1]
        hx, hy = nk[0] - u[0] * 1.2, nk[1] - u[1] * 1.2

        def H(sh, a=ang, hx=hx, hy=hy, face=face):
            if face > 0:
                return xf(sh, hx, hy, a)
            return xf(sh, hx, hy, a - 180, -1, 1)
        g = gp.get(k_, 0.5)
        K = size
        sil, mouth, jaw, top = snake_head_shapes(g, K)
        xs = [p[0] for p in line]
        ys = [p[1] for p in line]
        gx1, gy1, gx2, gy2 = max(xs) + 4, min(ys) - 4, min(xs) - 2, max(ys) + 3
        bel = band_poly(line, ws, 1.15, 0.42, 0, len(line) - 1, side=-face).intersection(poly_of(body))
        det = [(shape_poly(bel), ('lin', gx1, gy1, gx2, gy2, [(0, GOLD.light), (0.5, GOLD.base), (1, GOLD.shadow)]), 1)]
        det += [(H(top), mat.light, 0.7),
                (H(jaw), ('lin', hx, hy - 1, hx, hy + 3, [(0, GOLD.light), (1, GOLD.shadow)]), 1),
                (H(mouth), THROAT, 1)]
        ex_, ey_ = 5.3 * K, -1.45 * K
        det += [(H(ellipse(ex_ - 0.1, ey_ - 0.05, 1.3 * K, 1.1 * K)), mat.deep, 0.85),
                (H(ellipse(ex_, ey_, 1.05 * K, 0.9 * K)), GOLD.light, 1),
                (H(sm([(ex_ + 0.05, ey_ - 0.8 * K), (ex_ + 0.3, ey_), (ex_ + 0.05, ey_ + 0.8 * K), (ex_ - 0.2, ey_)], sharp=(0, 2), t=0.9)), '#1a0c18', 1),
                (H(ellipse(ex_ + 0.45, ey_ - 0.3, 0.24, 0.18)), '#ffffff', 0.95),
                (H(ribbon([(3.7 * K, -2.45 * K), (5.2 * K, -2.75 * K), (6.7 * K, -2.35 * K)], [0.1, 0.45, 0.1])), mat.deep, 0.7)]
        fig.part(k_ + 'b', union(body, H(sil), step=0.3, smooth=0.4), mat,
                 grad=(gx1, gy1, gx2, gy2, [(0, mat.light), (0.55, mat.base), (1, mat.shadow)]),
                 cel=0.8, rim=0.45, cast=0.7, details=det)
        names.append(k_ + 'b')
        t_ = tg.get(k_, 1.0)
        if t_ > 0.05:
            Lg = 0.8 + 1.8 * t_
            base = (8.4 * K, 0.9 * K)
            tip = (base[0] + Lg, base[1] + 0.2 * t_)
            fork = 0.7 + 0.2 * t_
            tsh = union(limb([base, lerp(base, tip, 0.5), tip], [0.62, 0.55, 0.42]),
                        limb([tip, (tip[0] + fork, tip[1] - 0.55)], [0.42, 0.2]),
                        limb([tip, (tip[0] + fork, tip[1] + 0.62)], [0.42, 0.2]), step=0.2)
            fig.part(k_ + 't', H(tsh), Mat(TONGUE[0], TONGUE[0], TONGUE[1], TONGUE[2], TONGUE[2]), cel=0.2, rim=0.15, cast=0.3)
            names.append(k_ + 't')
    return names


# ======================================================================== la tête
# l'oeil en unités de l'oeil (x : sa largeur, du coin intérieur +0,5 vers la tempe −0,5 ; y : la largeur de l'oeil
# proche) : une amande étirée vers la tempe, le haut coupé par la paupière lourde (le regard mi-clos, menaçant)
EYE_SHAPE = [(0.5, 0.02), (0.3, -0.14), (0.0, -0.2), (-0.32, -0.17), (-0.56, -0.06), (-0.3, 0.14), (0.05, 0.17), (0.32, 0.12)]
EYE_LID = [(0.56, 0.02), (0.3, -0.18), (0.0, -0.25), (-0.34, -0.22), (-0.66, -0.1), (-0.34, -0.15), (0.0, -0.15), (0.3, -0.1)]
EYE_LIDTOP = [(0.5, -0.12), (0.2, -0.38), (-0.2, -0.42), (-0.55, -0.26), (-0.2, -0.27), (0.2, -0.24)]
EYE_BROW = [(0.62, -0.42), (0.2, -0.56), (-0.3, -0.66), (-0.74, -0.6), (-0.3, -0.58), (0.2, -0.47)]
EYE_LOW = [(0.38, 0.13), (0.0, 0.21), (-0.36, 0.17)]
EYE_SHUT = [(0.54, 0.0), (0.2, 0.09), (-0.2, 0.1), (-0.6, -0.02)]


def eye_pt(cx, cy, w, side, u, v, W0):
    if side > 0 and u < -0.5:
        u = -0.5 + (u + 0.5) * 0.5
    return (cx - side * u * w if side > 0 else cx + u * w, cy + v * W0)


def head_parts(fig, P):
    """Le visage long et étroit, le voile (avec le diadème), les petits serpents ; rend les noms (posés avec la tête)."""
    names = []

    def part(name, *a, **k):
        names.append(name)
        return fig.part(name, *a, **k)

    (exn, eyn, ewn), (exf, eyf, ewf) = FACE_V['oeil_proche'], FACE_V['oeil_fond']
    nx, ny = FACE_V['nez']
    mx, my, mw = FACE_V['bouche']
    cx_, cy_ = FACE_V['menton']
    W0 = ewn

    # ---- les petits serpents (derrière le voile : leurs racines sont cachées sous le dôme) ----
    names += snake_parts(fig, P)

    # ---- le visage ----
    face = sm([(60.2, 36.0), (62.6, 34.6), (65.1, 34.3), (67.6, 34.6), (70.0, 36.0), (71.3, 39.2), (71.7, 42.8),
               (71.3, 46.0), (70.2, 48.6), (68.8, 50.9), (67.4, 52.5), (cx_, 53.25), (65.3, 52.7), (63.6, 51.4),
               (61.6, 49.4), (59.8, 46.6), (58.9, 43.2), (58.7, 39.6)], sharp=(11,), t=0.9)
    fd = []
    # la joue proche et la mâchoire dans l'ombre douce ; le creux sous la pommette (joues creuses) ; le front et la
    # joue lointaine éclairés
    fd += [(sm([(59.4, 44.0), (60.6, 47.6), (62.8, 50.4), (65.6, 52.8), (63.6, 51.4), (61.6, 49.4), (59.8, 46.6), (58.9, 43.2)]), SKIN.shadow, 0.55),
           (sm([(60.0, 46.2), (61.8, 46.0), (63.6, 47.2), (64.4, 49.0), (63.2, 49.6), (61.6, 48.8)], t=0.95), SKIN.shadow, 0.45),
           (sm([(69.2, 46.2), (70.6, 45.6), (70.8, 47.6), (69.8, 49.4)], t=0.95), SKIN.shadow, 0.3),
           (sm([(66.0, 36.2), (70.2, 36.6), (71.2, 39.4), (69.4, 38.8), (66.4, 37.8)]), SKIN.hi, 0.3),
           (sm([(70.6, 41.0), (71.6, 43.0), (71.2, 46.0), (70.6, 44.0)]), SKIN.hi, 0.25)]
    # l'ombre sous le menton
    fd += [(sm([(64.4, 51.6), (cx_, 52.4), (68.2, 51.2), (67.4, 52.5), (cx_, 53.25), (65.3, 52.7)]), SKIN.shadow, 0.45)]
    # les deux yeux : LE MÊME oeil en miroir (coin intérieur vers le nez), celui du fond un peu plus étroit
    fl = P['flare']
    bl = P['blink']
    for (ex, ey, ew), side in (((exn, eyn, ewn), -1), ((exf, eyf, ewf), 1)):
        E = lambda u, v, ex=ex, ey=ey, ew=ew, side=side: eye_pt(ex, ey, ew, side, u, v, W0)  # noqa: E731
        brow = sm([E(*q) for q in EYE_BROW], sharp=(0, 3), t=0.85)
        fd += [(brow, SKIN.deep, 0.95)]
        lidtop = sm([E(*q) for q in EYE_LIDTOP], t=0.9)
        fd += [(lidtop, SKIN.shadow, 0.5)]
        if bl < 0.5:
            eye = sm([E(*q) for q in EYE_SHAPE], sharp=(0, 4), t=0.9)
            c = E(0.05, 0.0)
            fd += [(eye, ('rad', c[0], c[1] + 0.2, ew * 0.62, ew * 0.62, [(0, EYE[0]), (0.35, EYE[1]), (0.75, EYE[2]), (1, EYE[3])]), 1)]
            # la pupille fendue (le regard va vers l'ennemi : un peu vers le coin intérieur pour l'oeil proche)
            pc = E(-0.02 if side < 0 else 0.08, 0.01)
            ph = 0.17 * W0
            fd += [(sm([(pc[0], pc[1] - ph * 1.6), (pc[0] + 0.24, pc[1]), (pc[0], pc[1] + ph * 1.2), (pc[0] - 0.24, pc[1])],
                       sharp=(0, 2), t=0.9), EYE[4], 1)]
            hl = E(-0.18 if side < 0 else 0.22, -0.06)
            fd += [(ellipse(hl[0], hl[1], 0.28, 0.22), '#ffffff', 0.9)]
            # la paupière lourde : elle coupe le haut de l'oeil ; le trait des cils, étiré vers la tempe
            lid = sm([E(*q) for q in EYE_LID], sharp=(0, 4), t=0.9)
            fd += [(lid, ('lin', ex, ey - W0 * 0.3, ex, ey - W0 * 0.1, [(0, SKIN.shadow), (1, SKIN.deep)]), 1),
                   (ribbon([E(0.52, 0.0), E(0.25, -0.16), E(-0.1, -0.17), E(-0.45, -0.1), E(-0.72, -0.04)], [0.1, 0.32, 0.4, 0.34, 0.06]), LASH, 1),
                   (ribbon([E(*q) for q in EYE_LOW], [0.08, 0.2, 0.06]), SKIN.deep, 0.75)]
            if fl > 0:
                ring_ = sm([E(*q) for q in [(0.62, 0.02), (0.3, -0.26), (-0.3, -0.26), (-0.72, -0.06), (-0.3, 0.26), (0.3, 0.24)]], t=0.9)
                fd.insert(0, (ring_, EYE[2], 0.45 * fl))
                fd += [(eye, EYE[0], 0.35 * fl)]
        else:
            fd += [(sm([E(*q) for q in EYE_LID[:5]] + [E(-0.3, 0.06), E(0.05, 0.1), E(0.32, 0.06)], sharp=(0, 4), t=0.9), SKIN.shadow, 0.7),
                   (ribbon([E(*q) for q in EYE_SHUT], [0.1, 0.36, 0.34, 0.06]), LASH, 1)]
    # le nez : fin et un peu long, SUR la médiane, entre les deux yeux ; l'arête éclairée, le flanc proche dans
    # l'ombre, le bout arrondi, deux petites narines
    fd += [(sm([(nx - 0.4, ny - 4.0), (nx - 0.15, ny - 1.6), (nx - 0.35, ny - 0.2), (nx - 1.3, ny + 0.2), (nx - 1.1, ny - 1.8)]), SKIN.shadow, 0.4),
           (ribbon([(nx + 0.05, ny - 4.2), (nx + 0.3, ny - 2.0), (nx + 0.5, ny - 0.7)], [0.1, 0.26, 0.16]), SKIN.hi, 0.5),
           (sm([(nx - 1.4, ny + 0.1), (nx - 0.5, ny + 0.75), (nx + 0.9, ny + 0.7), (nx + 1.3, ny + 0.15), (nx + 0.6, ny + 0.35), (nx - 0.5, ny + 0.35)]), SKIN.shadow, 0.55),
           (ellipse(nx + 0.4, ny - 0.35, 0.4, 0.28, -10), SKIN.hi, 0.6),
           (ellipse(nx - 0.65, ny + 0.2, 0.36, 0.2, 12), SKIN.deep, 0.75),
           (ellipse(nx + 0.85, ny + 0.15, 0.26, 0.16, -12), SKIN.deep, 0.65)]
    # la bouche FERMÉE, centrée sous le nez : un sourire mince et cruel (le coin lointain relevé), lèvres sombres ;
    # la pointe d'un croc part de la lèvre du haut (dans la bouche), côté proche
    s_ = 0.6 + P['smile']
    L, R = mx - 0.53 * mw, mx + 0.47 * mw
    fd += [(sm([(L, my - 0.05 - 0.2 * s_), (mx - 0.9, my - 0.35), (mx, my - 0.45), (mx + 0.8, my - 0.45), (R, my - 0.35 - 0.5 * s_),
                (mx + 0.8, my + 0.25), (mx, my + 0.55), (mx - 0.9, my + 0.4)], sharp=(0, 4), t=0.85), LIPS[1], 1),
           (ribbon([(L - 0.1, my - 0.1 - 0.2 * s_), (mx - 0.9, my + 0.05), (mx, my + 0.05), (mx + 0.8, my - 0.08), (R + 0.2, my - 0.45 - 0.55 * s_)],
                   [0.1, 0.34, 0.36, 0.3, 0.08]), LIPS[0], 1),
           (ellipse(mx + 0.1, my + 0.4, 0.6, 0.15, -6), LIPS[2], 0.7),
           (sm([(mx - 0.95, my + 0.0), (mx - 0.35, my + 0.0), (mx - 0.62, my + 1.05)], sharp=(0, 1, 2), t=0.5), IVORY.light, 1),
           (ribbon([(R - 0.1, my - 0.5 - 0.5 * s_), (R + 0.5, my - 0.95 - 0.55 * s_)], [0.25, 0.05]), SKIN.deep, 0.45),
           (ribbon([(mx - 0.9, my + 1.5), (mx, my + 1.7), (mx + 0.8, my + 1.5)], [0.1, 0.3, 0.1]), SKIN.shadow, 0.3)]
    fig.face = dict(oeil_proche=(exn, eyn, ewn), oeil_fond=(exf, eyf, ewf), nez=(nx, ny), bouche=(mx, my, R - L))
    part('face', face, SKIN, grad=(72, 36, 60, 50, [(0, SKIN.light), (0.55, SKIN.base), (1, SKIN.shadow)]),
         cel=1.0, rim=0.5, cast=1.0, details=fd)

    # ---- le voile posé sur la tête : UNE forme qui couvre le crâne et encadre le visage des deux côtés (côté proche
    # plus large : trois quarts), bordé d'or ; il tombe sur l'épaule proche et derrière le cou ----
    inner = [(70.8, 53.4), (71.5, 47.6), (71.8, 42.0), (71.1, 37.8),
             (68.6, 36.6), (65.6, 36.4), (62.4, 36.8), (59.8, 38.2),
             (59.0, 41.6), (59.1, 46.0), (60.4, 49.8), (62.4, 53.0), (62.9, 56.6)]
    outer = [(56.0, 57.4), (53.4, 51.0), (52.6, 44.0), (53.6, 37.4), (56.6, 32.2), (61.0, 29.2), (66.0, 28.4),
             (70.6, 29.4), (74.0, 32.4), (75.6, 37.2), (75.8, 43.0), (75.2, 49.6), (74.2, 55.6)]
    hood = sm(outer + inner, sharp=(0, len(outer) - 1, len(outer), len(outer) + len(inner) - 1), t=0.9)
    vd = []
    # le volume du tissu : le dôme éclairé, le côté proche dans l'ombre, un pli qui tombe vers l'épaule
    vd += [(ribbon([(56.0, 36.0), (59.6, 31.6), (65.0, 29.8), (70.2, 30.8), (73.6, 34.0)], [0.2, 1.4, 1.8, 1.5, 0.2]), VEIL.light, 0.55),
           (ribbon([(61.6, 31.0), (66.0, 30.2), (69.6, 31.0)], [0.1, 0.5, 0.1]), VEIL.hi, 0.5),
           (ribbon([(56.8, 38.0), (55.8, 46.0), (56.4, 55.0)], [0.2, 1.6, 0.5]), VEIL.shadow, 0.55),
           (ribbon([(73.6, 38.0), (74.0, 46.0), (73.4, 54.0)], [0.2, 1.0, 0.3]), VEIL.light, 0.4)]
    # l'ourlet d'or qui borde l'ouverture du visage (d'un bout à l'autre)
    IN = curve_pts(inner, 40)
    vd += [(ribbon(offset_line(IN, 0.65), [0.3] + [1.15] * 39 + [0.3]), GOLD.base, 1),
           (ribbon(offset_line(IN, 0.85), [0.1] + [0.4] * 39 + [0.1]), GOLD.light, 0.9)]
    # le diadème d'or : une bande qui fait le tour de la tête sur le voile, posée au bord du front
    DT = curve_pts([(51.0, 37.0), (55.0, 35.0), (60.0, 34.2), (66.0, 34.0), (71.0, 34.6), (75.0, 36.0), (77.6, 38.0)], 30)
    DB = curve_pts([(51.6, 39.6), (55.6, 37.6), (60.2, 36.8), (66.0, 36.6), (71.0, 37.0), (75.0, 38.4), (77.4, 40.4)], 30)
    vd += [(curve_band(DT, DB, 0.0, 1.0), ('lin', 74, 34, 56, 40, [(0, GOLD.light), (0.5, GOLD.base), (1, GOLD.shadow)]), 1),
           (curve_band(DT, DB, 0.0, 0.3), GOLD.hi, 0.7), (curve_band(DT, DB, 0.75, 1.0), GOLD.shadow, 0.8)]
    part('hood', hood, VEIL, grad=(76, 30, 54, 54, [(0, VEIL.light), (0.45, VEIL.base), (1, VEIL.shadow)]),
         cel=1.2, rim=0.6, cast=1.1, details=vd, cast_on=['face'] + [n for n in names if n.startswith('S')])
    # l'émeraude du diadème, sur la médiane du front (une goutte sertie d'or)
    gx = FACE_V['mediane'](36.0)
    em = sm([(gx, 34.6), (gx + 1.35, 35.9), (gx + 0.9, 37.8), (gx, 38.6), (gx - 0.9, 37.8), (gx - 1.35, 35.9)], sharp=(0, 3), t=0.9)
    part('demer', em, GOLD, cel=0.4, rim=0.3, cast=0.6, cast_on=['face', 'hood'],
         details=[(sm([(gx, 35.3), (gx + 0.85, 36.1), (gx + 0.55, 37.4), (gx, 37.9), (gx - 0.55, 37.4), (gx - 0.85, 36.1)], t=0.9), EMER.base, 1),
                  (sm([(gx + 0.1, 35.6), (gx + 0.6, 36.2), (gx + 0.2, 36.6)], t=0.9), EMER.hi, 0.9)])
    return names


def veil_back_part(fig):
    """La traîne du voile, dans le dos (derrière tout le corps), bordée d'or ; repère du haut du corps."""
    vb = sm([(62.0, 34.0), (56.0, 36.4), (53.4, 42.0), (51.6, 50.0), (49.0, 58.6), (46.6, 67.0), (45.2, 75.0),
             (45.6, 81.6), (48.0, 84.6), (51.6, 83.6), (55.6, 78.0), (60.0, 66.0), (64.0, 54.0), (66.0, 42.0)], t=0.9)
    BL = curve_pts([(45.0, 76.0), (45.6, 81.6), (48.0, 84.6), (51.6, 83.6), (55.8, 78.0)], 16)
    BU = [add(p, (0.4, -1.8)) for p in BL]
    det = [(curve_band(BU, BL, 0.0, 1.5), GOLD.base, 1), (curve_band(BU, BL, 0.0, 0.3), GOLD.light, 0.9),
           (ribbon([(50.4, 56.0), (48.2, 66.0), (47.4, 76.0)], [0.2, 1.4, 0.4]), VEIL.shadow, 0.5)]
    fig.part('veilback', vb, VEIL, grad=(60, 40, 44, 84, [(0, VEIL.base), (0.5, VEIL.shadow), (1, VEIL.deep)]),
             cel=1.2, rim=0.4, cast=0, details=det)
    return ['veilback']


# ======================================================================== le collier
CI = [(56.6, 56.0), (60.0, 57.4), (65.6, 58.1), (70.6, 57.4), (74.2, 55.8)]
CO = [(55.8, 57.6), (57.6, 60.6), (61.4, 62.6), (66.0, 63.2), (70.6, 62.2), (73.8, 60.0), (75.0, 57.4)]


def collar_back_part(fig):
    """L'arrière du large collier (il passe derrière le cou : le collier fait le tour)."""
    back = sm([(56.6, 56.4), (58.6, 54.4), (62.6, 53.2), (66.4, 52.9), (70.4, 53.4), (73.8, 55.0), (74.6, 56.6),
               (70.6, 55.6), (66.4, 55.2), (62.4, 55.4), (58.6, 56.4)], sharp=(0, 6), t=0.9)
    fig.part('collarback', back, GOLD, grad=(74, 53, 58, 57, [(0, GOLD.base), (1, GOLD.shadow)]), cel=0.5, rim=0.3, cast=0.6,
             details=[(ribbon([(59.0, 54.8), (66.4, 53.6), (73.0, 55.2)], [0.1, 0.4, 0.1]), GOLD.light, 0.6)])
    return ['collarback']


def collar_front_part(fig):
    """La bande de devant du large collier d'or à perles d'émeraude (posée sur les épaules, sur le bas du voile)."""
    I = curve_pts(CI, 30)
    O = curve_pts(CO[1:-1], 30)
    front = sm(curve_pts(CI, 30)[::3] + [CO[-1]] + curve_pts(CO[1:-1], 30)[::-3] + [CO[0]], t=0.9)
    cd = []
    cd += [(curve_band(I, O, -0.3, 0.16), GOLD.light, 0.9)]
    cd += [(curve_band(I, O, 0.3, 0.72), GOLD.shadow, 0.55)]
    for k in range(2, 30, 3):
        c = lerp(I[k], O[k], 0.5)
        r = 0.95 if 6 <= k <= 24 else 0.75
        cd += [(ellipse(c[0] - 0.1, c[1] + 0.15, r * 1.05, r * 0.95), GOLD.deep, 0.6),
               (ellipse(c[0], c[1], r, r * 0.92), ('lin', c[0] + r, c[1] - r, c[0] - r, c[1] + r, [(0, EMER.light), (0.6, EMER.base), (1, EMER.shadow)]), 1),
               (ellipse(c[0] + 0.3 * r, c[1] - 0.3 * r, 0.3 * r, 0.25 * r), EMER.hi, 0.9)]
    cd += [(curve_band(I, O, 0.8, 1.3), GOLD.shadow, 0.85)]
    fig.part('collar', front, GOLD, grad=(75, 55, 57, 62, [(0, GOLD.light), (0.5, GOLD.base), (1, GOLD.shadow)]),
             cel=0.9, rim=0.55, cast=1.2, details=cd, occl=(GOLD.deep, 0.15, 2.0))
    return ['collar']


# ======================================================================== le dessin
def build(ow=0.95, pose=None, fx=None, frame=FRAME):
    P = dict(REST, **(pose or {}))
    fig = Figure(*frame, ow=ow)
    W = warp_fn(P)
    o = W((65.0, SHO_Y))
    UB = mT(o[0] - 65.0, o[1] - SHO_Y)                       # le haut du corps (épaules, cou, collier, voile)
    hx, hy = P['head']
    HEAD = mchain(UB, mT(hx, hy), mR(P['tilt'], *NECK_P), mS(HK, HK, 66.0, 53.0))
    for f_ in (fx or []):
        if hasattr(f_, 'back'):
            f_.back(fig, P)

    # ---- la traîne du voile (dans le dos) ----
    vb = veil_back_part(fig)
    fig.pose(vb, mchain(UB, mT(hx * 0.5, hy * 0.5)))

    # ---- le corps de serpent au sol ----
    body_part(fig, P)

    # ---- le bras lointain : la manche, le sceptre, le poing ----
    SF = mapp(UB, SF0)
    ax, ay = P['arm']
    F = (FIST0[0] + (o[0] - 65.0) + ax, FIST0[1] + (o[1] - SHO_Y) + ay)
    th = P['stilt']
    WF = add(F, rot((WF0[0] - FIST0[0], WF0[1] - FIST0[1]), th * 0.4))
    EF = ik(SF, WF, LF[0], LF[1], BEND_F)
    sleeve_part(fig, 'fsleeve', SF, EF, WF, 8.0, (2.8, 3.2), cast_on=['veilback', 'body'])
    SM = mchain(mT(F[0] - FIST0[0], F[1] - FIST0[1]), mR(th, FIST0[0], FIST0[1]))
    snames, gem_c = staff_parts(fig, P, SM, P['gem'])

    # ---- la robe ----
    robe_part(fig, P, W)

    # ---- le bras proche : la manche, la main en griffe ----
    SN = mapp(UB, SN0)
    nhx, nhy = P['nhand']
    WN = (WN0[0] + (o[0] - 65.0) * 0.8 + nhx, WN0[1] + (o[1] - SHO_Y) * 0.6 + nhy)
    EN = ik(SN, WN, LN[0], LN[1], BEND_N)
    sleeve_part(fig, 'nsleeve', SN, EN, WN, 11.0, (3.6, 4.0), cast_on=['robe', 'veilback', 'buckle', 'body'])
    fa = math.degrees(math.atan2(WN[1] - EN[1], WN[0] - EN[0]))
    fa0 = math.degrees(math.atan2(WN0[1] - EN0[1], WN0[0] - EN0[0]))
    hand_part(fig, WN, fa - fa0, P['curl'])

    # ---- le collier (arrière), le cou ----
    cb = collar_back_part(fig)
    neck = sm([(63.0, 47.0), (68.8, 47.0), (69.0, 52.4), (69.8, 56.6), (62.4, 56.8), (63.2, 52.2)], t=0.9)
    fig.part('neck', neck, SKIN, grad=(70, 48, 62, 56, [(0, SKIN.base), (1, SKIN.shadow)]), cel=1.0, rim=0.4, cast=0.8,
             details=[(sm([(63.0, 50.4), (66.4, 53.0), (69.2, 51.2), (69.2, 53.4), (66.4, 55.0), (63.0, 53.0)]), SKIN.shadow, 0.5),
                      (ribbon([(67.6, 53.2), (68.4, 55.4)], [0.5, 0.1]), SKIN.hi, 0.3)])

    # ---- la tête ----
    hn = head_parts(fig, P)
    # le collier de devant (posé sur les épaules, il passe sur le bas du voile)
    cf = collar_front_part(fig)

    # ---- le poing lointain sur la tige ----
    fn = fist_part(fig, F, th)

    fig.pose(cb + cf + ['neck'], UB)
    fig.pose(hn, HEAD)
    fig.ctx = dict(P=P, UB=UB, HEAD=HEAD, gem=gem_c, fist=F, SM=SM, th=th, W=W,
                   eyes=[mapp(HEAD, FACE_V['oeil_proche'][:2]), mapp(HEAD, FACE_V['oeil_fond'][:2])],
                   hand=WN, head=mapp(HEAD, (65.0, 42.0)))
    for f_ in (fx or []):
        if hasattr(f_, 'front'):
            f_.front(fig, P)
        elif callable(f_):
            f_(fig, fig.ctx)
    return fig


def face_check():
    """Le contrôle du visage (visage.py) sur les positions RÉELLES du dessin (repère de la tête avant ×1,1)."""
    fig = build()
    return verifier(fig.face, FACE_BOX)


def main():
    """pretresse-serpent.svg (grand) et -petit.svg (contour plus épais, pour les cases), puis les images du jeu :
    public/art/vecto/mon-meduse-sorts.webp (512 px de haut) et mon-meduse-sorts-160.webp (160 px de haut)."""
    from PIL import Image
    rendu = os.path.join(HEROS, 'rendu.cjs')
    pub = os.path.join(ROOT, 'public', 'art', 'vecto')
    os.makedirs(pub, exist_ok=True)
    for name, ow, h, out in (('pretresse-serpent', 0.95, 512, ID), ('pretresse-serpent-petit', 1.35, 160, ID + '-160')):
        svg = build(ow=ow).svg()
        path = os.path.join(HERE, name + '.svg')
        open(path, 'w').write(svg)
        png = os.path.join(HERE, name + '.png')
        subprocess.run(['node', rendu, path, png, str(h)], check=True)
        Image.open(png).save(os.path.join(pub, out + '.webp'), 'WEBP', quality=90, method=6)
        print('écrit %s.svg (%d ko) → art/vecto/%s.webp' % (name, len(svg) // 1024, out))
    print('contrôle du visage :', face_check() or 'aucun défaut')
    x0, y0, w, h = FRAME
    print('mesures pour src/game/vecto.ts : [largeur, hauteur, x et y des pieds] =', [w, h, FEET[0] - x0, FEET[1] - y0])


if __name__ == '__main__':
    main()
